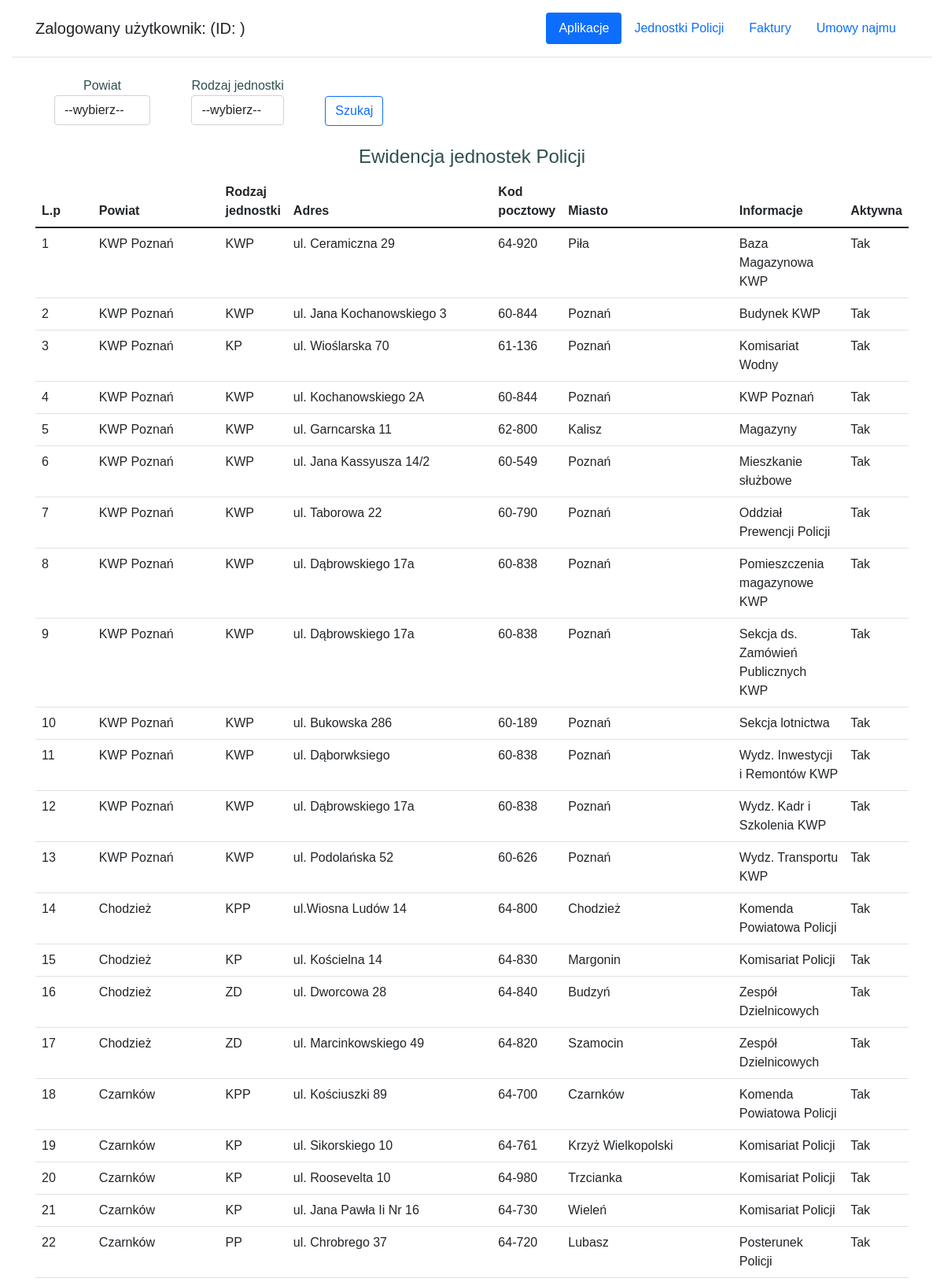
/units/ (upper part), run on the app's committed database.
### units/models.py (models this page shows, shortened)
class Unit(models.Model):
    powiat = models.ForeignKey(Powiat, on_delete=models.CASCADE)
    rodzaj = models.ForeignKey(Rodzaj, on_delete=models.CASCADE)
    adres = models.CharField(max_length=30)
    kod_pocztowy = models.CharField(max_length=6)
    miasto = models.CharField(max_length=20)
    informacje = models.TextField(blank=True)
    aktywna = models.BooleanField(null=False, default=0)

class Powiat(models.Model):
    swop_id = models.CharField(max_length=4)
    powiat = models.CharField(max_length=15, null=False)
    def __str__(self):
        return f'{self.powiat}'

class Rodzaj(models.Model):
    rodzaj = models.CharField(max_length=10, null=False)
    def __str__(self):
        return f'{self.rodzaj}'

### units/views.py (the view)
# urls.py: path('', units_list, name="units_list")
def units_list(request):
    units_act = Unit.objects.filter(aktywna=1)
    units_deact = Unit.objects.filter(aktywna=0)
    powiaty = Powiat.objects.all()
    rodzaj = Rodzaj.objects.all()
    context = {"units": units_act,
               "powiaty": powiaty,
               "rodzaj":rodzaj}
    return render(request, "units/unitlist.html", context)

### units/templates/units/unitlist.html (shortened to what this page needs)
{%extends 'base.html'%}
{%load static%}
{%block content%}
<div class="row text-right">
    <form>
            <div class="d-inline-block mx-4 md-3 text-center">
                <label for="powiaty" class="">Powiat</label>
                <select id="powiaty" name="powiaty" class="form-control" aria-label="Default select example">
                    <option selected>--wybierz--</option>
                </select>
            </div>
            <div class="d-inline-block mx-4 text-center">
                <label for="rodzaj" class="">Rodzaj jednostki</label>
                <select id="rodzaj" name="rodzaj" class="form-control" aria-label="Default select example">
                    <option selected>--wybierz--</option>
                </select>
            </div>
            <div class="d-inline-block mx-4">
                <button type="submit" class="btn btn-outline-primary">Szukaj</button>
            </div>
    </form>
</div>
<h4 class="units-title">Ewidencja jednostek Policji</h4>
<table class="table table-hover my-table">
    <thead>
    <tr class="my-table-tr">
        <th width="80px" scope="col">L.p</th>
        <th width="180px" scope="col">Powiat</th>
        <th scope="col">Rodzaj jednostki</th>
        <th width="300px" scope="col">Adres</th>
        <th scope="col">Kod pocztowy</th>
        <th width="250px" scope="col">Miasto</th>
        <th scope="col">Informacje</th>
        <th scope="col">Aktywna</th>
    </tr>
    </thead>
    <tbody>
    {%for unit in units %}
    <tr class="my-table-tr">
        <td scope="row"></td>
        <td>{{unit.powiat}}</td>
        <td>{{unit.rodzaj}}</td>
        <td>{{unit.adres}}</td>
        <td>{{unit.kod_pocztowy}}</td>
        <td>{{unit.miasto}}</td>
        <td>{{unit.informacje}}</td>
        <td>
            {%if unit.aktywna == True%}
            Tak
            {%else%}
            Nie
            {%endif%}
        </td>
    </tr>
    {%endfor%}
    </tbody>
</table>
{%endblock%}

### main/templates/base.html (shortened to what this page needs)
{%load static%}
<!DOCTYPE html>
<html lang="pl">
<head>
    <link href="{%static 'main/bootstrap/css/bootstrap.css'%}" rel="stylesheet">
    <link href="{%static 'main/bootstrap/css/bootstrap.min.css'%}" rel="stylesheet">
    <link href="{%static 'main/bootstrap/css/bootstrap.rtl.css'%}" rel="stylesheet">
    <link href="{%static 'main/bootstrap/css/bootstrap.rtl.min.css'%}" rel="stylesheet">
    <link href="{%static 'main/bootstrap/css/bootstrap-grid.css'%}" rel="stylesheet">
    <link href="{%static 'main/bootstrap/css/bootstrap-grid.min.css'%}" rel="stylesheet">
    <link href="{%static 'main/bootstrap/css/bootstrap-grid.rtl.css'%}" rel="stylesheet">
    <link href="{%static 'main/bootstrap/css/bootstrap-grid.rtl.min.css'%}" rel="stylesheet">
    <link href="{%static 'main/bootstrap/css/bootstrap-reboot.css'%}" rel="stylesheet">
    <link href="{%static 'main/bootstrap/css/bootstrap-reboot.min.css'%}" rel="stylesheet">
    <link href="{%static 'main/bootstrap/css/bootstrap-reboot.rtl.css'%}" rel="stylesheet">
    <link href="{%static 'main/bootstrap/css/bootstrap-reboot.rtl.min.css'%}" rel="stylesheet">
    <link href="{%static 'main/bootstrap/css/bootstrap-utilities.css'%}" rel="stylesheet">
    <link href="{%static 'main/bootstrap/css/bootstrap-utilities.min.css'%}" rel="stylesheet">
    <link href="{%static 'main/bootstrap/css/bootstrap-utilities.rtl.css'%}" rel="stylesheet">
    <link href="{%static 'main/bootstrap/css/bootstrap-utilities.rtl.min.css'%}" rel="stylesheet">
    <link href="{%static 'main/css/style.css'%}" rel="stylesheet">
    <link href="{%static 'contractors/css/style-contractors.css'%}" rel="stylesheet">
    <link href="{%static 'units/css/style.css'%}" rel="stylesheet">
    <link href="{%static 'contracts/css/style-contracts.css'%}" rel="stylesheet">
    <link href="{%static 'invoices/css/style.css'%}" rel="stylesheet">
</head>
<body>
<header class="d-flex flex-wrap justify-content-center py-3 mb-4 border-bottom body">
    <a href="" class="d-flex align-items-center mb-3 mb-md-0 me-md-auto text-dark text-decoration-none margin-left-0"><span class="fs-5">Zalogowany użytkownik: {{user.first_name}} {{user.last_name}} (ID: {{user.username}}) </span></a>
        <ul class="nav nav-pills">
            <li class="nav-item"><a href="#" class="nav-link active" aria-current="page"><span>Aplikacje</span></a></li>
            <li class="nav-item"><a href="{%url 'units:units_list'%}" class="nav-link" ><span>Jednostki Policji</span></a></li>
            <li class="nav-item"><a href="{%url 'invoices:menu_invoices'%}" class="nav-link" ><span>Faktury</span></a></li>
            <li class="nav-item"><a class="nav-link" href="{%url 'contracts:menu_contracts'%}"><span>Umowy najmu</span></a></li>
      </ul>
    </header>
    <div class="containter footer body">
    {%block content%}
    {%endblock%}
</div>
</body>
</html>

### main/static/main/css/style.css (style rules this page uses)
.body { font-family: arial; margin: auto 15px; padding: 0 30px; color: #2F4F4F; }
.footer { margin-bottom: 120px; }
.margin-left-0 { margin-left: 0!important; }

### units/static/units/css/style.css (style rules this page uses)
.units-title { margin: 25px 0 10px; text-align: center; }
.my-table { counter-reset: rowNumber -1; }
.my-table-tr { counter-increment: rowNumber; }
.my-table-tr td:first-child::before { content: counter(rowNumber); min-width: 1em; margin-right: 0.5em; }

### data on the page
Unit: powiat "KWP Poznań", rodzaj "KWP", adres "ul. Ceramiczna 29", kod_pocztowy "64-920", miasto "Piła", informacje "Baza Magazynowa KWP", aktywna "Tak"
Unit: powiat "KWP Poznań", rodzaj "KWP", adres "ul. Jana Kochanowskiego 3", kod_pocztowy "60-844", miasto "Poznań", informacje "Budynek KWP", aktywna "Tak"
Unit: powiat "KWP Poznań", rodzaj "KP", adres "ul. Wioślarska 70", kod_pocztowy "61-136", miasto "Poznań", informacje "Komisariat Wodny", aktywna "Tak"
Unit: powiat "KWP Poznań", rodzaj "KWP", adres "ul. Kochanowskiego 2A", kod_pocztowy "60-844", miasto "Poznań", informacje "KWP Poznań", aktywna "Tak"
Unit: powiat "KWP Poznań", rodzaj "KWP", adres "ul. Garncarska 11", kod_pocztowy "62-800", miasto "Kalisz", informacje "Magazyny", aktywna "Tak"
Unit: powiat "KWP Poznań", rodzaj "KWP", adres "ul. Jana Kassyusza 14/2", kod_pocztowy "60-549", miasto "Poznań", informacje "Mieszkanie służbowe", aktywna "Tak"
Unit: powiat "KWP Poznań", rodzaj "KWP", adres "ul. Taborowa 22", kod_pocztowy "60-790", miasto "Poznań", informacje "Oddział Prewencji Policji", aktywna "Tak"
Unit: powiat "KWP Poznań", rodzaj "KWP", adres "ul. Dąbrowskiego 17a", kod_pocztowy "60-838", miasto "Poznań", informacje "Pomieszczenia magazynowe KWP", aktywna "Tak"
Unit: powiat "KWP Poznań", rodzaj "KWP", adres "ul. Dąbrowskiego 17a", kod_pocztowy "60-838", miasto "Poznań", informacje "Sekcja ds. Zamówień Publicznych KWP", aktywna "Tak"
Unit: powiat "KWP Poznań", rodzaj "KWP", adres "ul. Bukowska 286", kod_pocztowy "60-189", miasto "Poznań", informacje "Sekcja lotnictwa", aktywna "Tak"
Unit: powiat "KWP Poznań", rodzaj "KWP", adres "ul. Dąborwksiego", kod_pocztowy "60-838", miasto "Poznań", informacje "Wydz. Inwestycji i Remontów KWP", aktywna "Tak"
Unit: powiat "KWP Poznań", rodzaj "KWP", adres "ul. Dąbrowskiego 17a", kod_pocztowy "60-838", miasto "Poznań", informacje "Wydz. Kadr i Szkolenia KWP", aktywna "Tak"
Unit: powiat "KWP Poznań", rodzaj "KWP", adres "ul. Podolańska 52", kod_pocztowy "60-626", miasto "Poznań", informacje "Wydz. Transportu KWP", aktywna "Tak"
Unit: powiat "Chodzież", rodzaj "KPP", adres "ul.Wiosna Ludów 14", kod_pocztowy "64-800", miasto "Chodzież", informacje "Komenda Powiatowa Policji", aktywna "Tak"
Unit: powiat "Chodzież", rodzaj "KP", adres "ul. Kościelna 14", kod_pocztowy "64-830", miasto "Margonin", informacje "Komisariat Policji", aktywna "Tak"
Unit: powiat "Chodzież", rodzaj "ZD", adres "ul. Dworcowa 28", kod_pocztowy "64-840", miasto "Budzyń", informacje "Zespół Dzielnicowych", aktywna "Tak"
Unit: powiat "Chodzież", rodzaj "ZD", adres "ul. Marcinkowskiego 49", kod_pocztowy "64-820", miasto "Szamocin", informacje "Zespół Dzielnicowych", aktywna "Tak"
Unit: powiat "Czarnków", rodzaj "KPP", adres "ul. Kościuszki 89", kod_pocztowy "64-700", miasto "Czarnków", informacje "Komenda Powiatowa Policji", aktywna "Tak"
Unit: powiat "Czarnków", rodzaj "KP", adres "ul. Sikorskiego 10", kod_pocztowy "64-761", miasto "Krzyż Wielkopolski", informacje "Komisariat Policji", aktywna "Tak"
Unit: powiat "Czarnków", rodzaj "KP", adres "ul. Roosevelta 10", kod_pocztowy "64-980", miasto "Trzcianka", informacje "Komisariat Policji", aktywna "Tak"
Unit: powiat "Czarnków", rodzaj "KP", adres "ul. Jana Pawła Ii Nr 16", kod_pocztowy "64-730", miasto "Wieleń", informacje "Komisariat Policji", aktywna "Tak"
Unit: powiat "Czarnków", rodzaj "PP", adres "ul. Chrobrego 37", kod_pocztowy "64-720", miasto "Lubasz", informacje "Posterunek Policji", aktywna "Tak"
